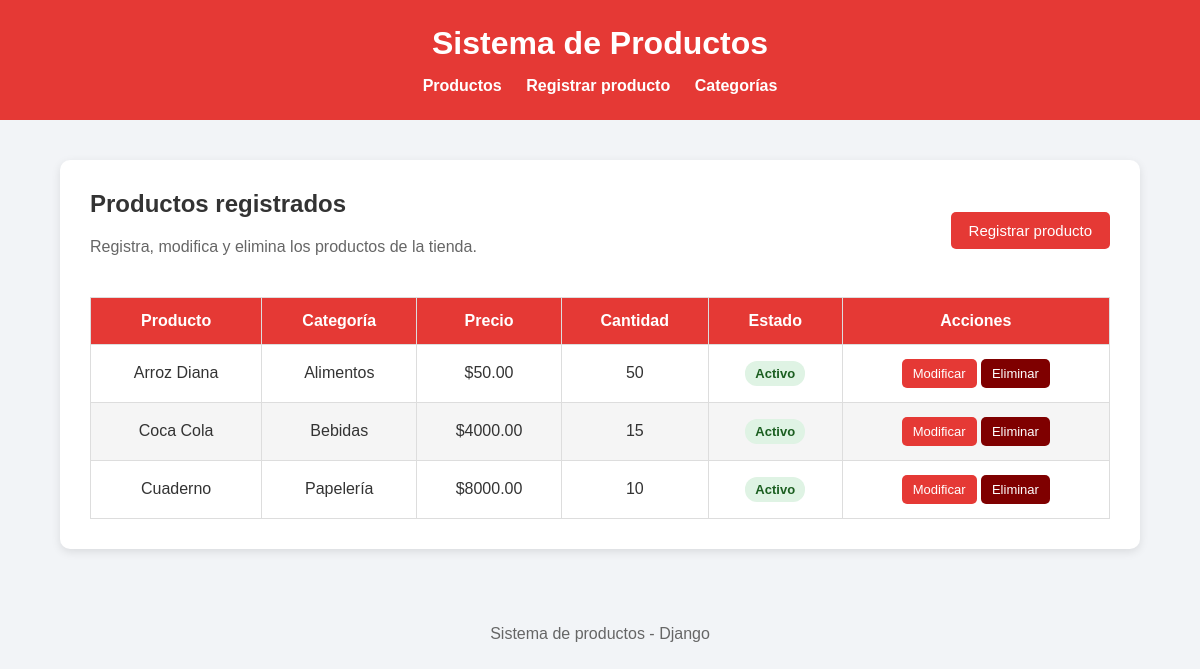
The page / on the database its author committed.
### productos/models.py (models this page shows, shortened)
class Producto(models.Model):
    nombre = models.CharField(max_length=100)
    categoria = models.CharField(max_length=100)
    precio = models.DecimalField(max_digits=10, decimal_places=2)
    cantidad = models.IntegerField()
    estado = models.BooleanField(default=True)

### productos/views.py (the view)
# urls.py: path('', views.lista_productos, name='lista_productos'),
def lista_productos(request):
    productos = Producto.objects.all().order_by('id')
    return render(
        request,
        'lista_productos.html',
        {'productos': productos}
    )

### templates/lista_productos.html (shortened to what this page needs)
{% extends 'base.html' %}
{% block contenido %}
<div class="contenedor">
    <div class="encabezado-seccion">
        <div>
            <h2>Productos registrados</h2>
            <p class="texto-ayuda">Registra, modifica y elimina los productos de la tienda.</p>
        </div>
        <a href="{% url 'nuevo_producto' %}" class="boton">
            Registrar producto
        </a>
    </div>
    {% if productos %}
        <table>
            <thead>
                <tr>
                    <th>Producto</th>
                    <th>Categoría</th>
                    <th>Precio</th>
                    <th>Cantidad</th>
                    <th>Estado</th>
                    <th>Acciones</th>
                </tr>
            </thead>
            <tbody>
                {% for producto in productos %}
                    <tr>
                        <td>{{ producto.nombre }}</td>
                        <td>{{ producto.categoria }}</td>
                        <td>${{ producto.precio }}</td>
                        <td>{{ producto.cantidad }}</td>
                        <td>
                            {% if producto.estado %}
                                <span class="estado activo">Activo</span>
                            {% else %}
                                <span class="estado inactivo">Inactivo</span>
                            {% endif %}
                        </td>
                        <td class="acciones-tabla">
                            <a href="{% url 'editar_producto' producto.pk %}" class="boton boton-pequeno">
                                Modificar
                            </a>
                            <a href="{% url 'eliminar_producto' producto.pk %}" class="boton boton-pequeno boton-peligro">
                                Eliminar
                            </a>
                        </td>
                    </tr>
                {% endfor %}
            </tbody>
        </table>
    {% else %}
        <div class="mensaje">
            <p>Todavía no hay productos registrados.</p>
            <p>Utiliza el botón "Registrar producto" para agregar el primero.</p>
        </div>
    {% endif %}
</div>
{% endblock %}

### templates/base.html (shortened to what this page needs)
<!DOCTYPE html>
<html lang="es">
<head>
</head>
<body>
    <header>
        <h1>Sistema de Productos</h1>
        <nav>
            <a href="{% url 'lista_productos' %}">Productos</a>
            <a href="{% url 'nuevo_producto' %}">Registrar producto</a>
            <a href="{% url 'lista_categorias' %}">Categorías</a>
        </nav>
    </header>
    <main>
        {% block contenido %}
        {% endblock %}
    </main>
    <footer>
        <p>Sistema de productos - Django</p>
    </footer>
</body>
</html>

### templates/base.html (style rules this page uses)
* { box-sizing: border-box; }
body { margin: 0; font-family: Arial, sans-serif; background-color: #f2f4f7; color: #333; }
header { background-color: #e53935; color: white; padding: 25px; text-align: center; }
header h1 { margin: 0; }
nav { margin-top: 15px; }
nav a { color: white; text-decoration: none; margin: 0 10px; font-weight: bold; }
.contenedor { width: 90%; max-width: 1100px; margin: 40px auto; background-color: white; padding: 30px; border-radius: 10px; box-shadow: 0 3px 10px rgba(0, 0, 0, 0.1); }
.encabezado-seccion { display: flex; justify-content: space-between; align-items: center; gap: 20px; }
.encabezado-seccion h2 { margin-top: 0; }
.texto-ayuda { color: #666; }
.boton { display: inline-block; background-color: #e53935; color: white; padding: 10px 18px; border-radius: 5px; text-decoration: none; border: none; cursor: pointer; font-size: 15px; }
.boton-peligro { background-color: #7f0000; }
.boton-pequeno { padding: 7px 11px; font-size: 13px; }
table { width: 100%; border-collapse: collapse; margin-top: 25px; }
th { background-color: #e53935; color: white; }
th, td { padding: 14px; border: 1px solid #ddd; text-align: center; }
tr:nth-child(even) { background-color: #f5f5f5; }
.acciones-tabla { white-space: nowrap; }
.estado { display: inline-block; padding: 5px 10px; border-radius: 12px; font-size: 13px; font-weight: bold; }
.estado.activo { background-color: #dff3e4; color: #1b5e20; }
footer { text-align: center; padding: 20px; color: #666; }

### rows shown on the page
Producto: nombre "Arroz Diana", categoria "Alimentos", precio "50.00", cantidad "50", estado "Activo"
Producto: nombre "Coca Cola", categoria "Bebidas", precio "4000.00", cantidad "15", estado "Activo"
Producto: nombre "Cuaderno", categoria "Papelería", precio "8000.00", cantidad "10", estado "Activo"
